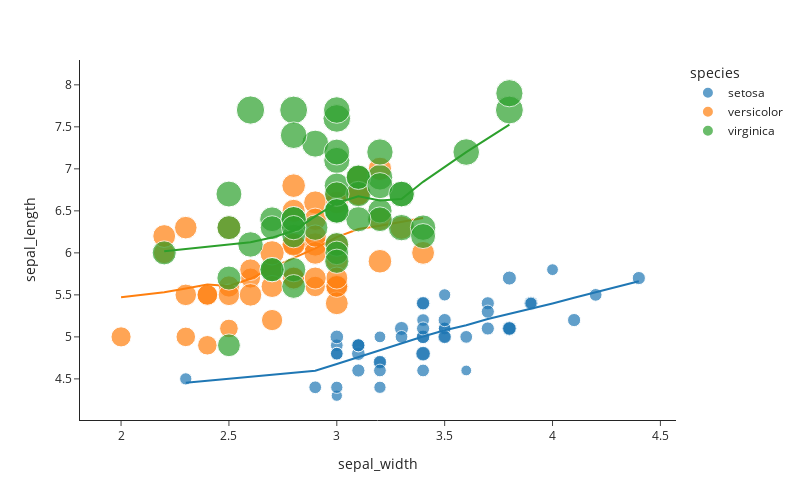

This figure's notebook cell:
### Markdown cell above
7. Add a trendline using `"lowess"`, which stands for "Locally WEighted Scatterplot Smoothing (LOWESS)". Check out https://plotly.com/python/linear-fits/ for more trendline options.

### Code cell
px.scatter(
    df,
    x="sepal_width",
    y="sepal_length",
    color="species",
    size="petal_length",
    hover_data=["sepal_width", "petal_length"], 
    trendline="lowess",
    # trendline="owl",
    template="simple_white",
    width=800,
    height=500,
)

### Figure 1 — Plotly figure (JSON) as saved in the notebook; plotly's stock layout.template omitted (floating-point values rounded to 4 significant figures)
{"data": [{"customdata": [[1.4], [1.4], [1.3], [1.5], [1.4], [1.7], [1.4], [1.5], [1.4], [1.5], [1.5], [1.6], [1.4], [1.1], [1.2], [1.5], [1.3], [1.4], [1.7], [1.5], [1.7], [1.5], [1.0], [1.7], [1.9], [1.6], [1.6], [1.5], [1.4], [1.6], [1.6], [1.5], [1.5], [1.4], [1.5], [1.2], [1.3], [1.5], [1.3], [1.5], [1.3], [1.3], [1.3], [1.6], [1.9], [1.4], [1.6], [1.4], [1.5], [1.4]], "hovertemplate": "species=setosa<br>sepal_width=%{x}<br>sepal_length=%{y}<br>petal_length=%{customdata[0]}<extra></extra>", "legendgroup": "setosa", "marker": {"color": "#1F77B4", "size": [1.4, 1.4, 1.3, 1.5, 1.4, 1.7, 1.4, 1.5, 1.4, 1.5, 1.5, 1.6, 1.4, 1.1, 1.2, 1.5, 1.3, 1.4, 1.7, 1.5, 1.7, 1.5, 1.0, 1.7, 1.9, 1.6, 1.6, 1.5, 1.4, 1.6, 1.6, 1.5, 1.5, 1.4, 1.5, 1.2, 1.3, 1.5, 1.3, 1.5, 1.3, 1.3, 1.3, 1.6, 1.9, 1.4, 1.6, 1.4, 1.5, 1.4], "sizemode": "area", "sizeref": 0.01725, "symbol": "circle"}, "mode": "markers", "name": "setosa", "orientation": "v", "showlegend": true, "type": "scatter", "x": [3.5, 3.0, 3.2, 3.1, 3.6, 3.9, 3.4, 3.4, 2.9, 3.1, 3.7, 3.4, 3.0, 3.0, 4.0, 4.4, 3.9, 3.5, 3.8, 3.8, 3.4, 3.7, 3.6, 3.3, 3.4, 3.0, 3.4, 3.5, 3.4, 3.2, 3.1, 3.4, 4.1, 4.2, 3.1, 3.2, 3.5, 3.1, 3.0, 3.4, 3.5, 2.3, 3.2, 3.5, 3.8, 3.0, 3.8, 3.2, 3.7, 3.3], "xaxis": "x", "y": [5.1, 4.9, 4.7, 4.6, 5.0, 5.4, 4.6, 5.0, 4.4, 4.9, 5.4, 4.8, 4.8, 4.3, 5.8, 5.7, 5.4, 5.1, 5.7, 5.1, 5.4, 5.1, 4.6, 5.1, 4.8, 5.0, 5.0, 5.2, 5.2, 4.7, 4.8, 5.4, 5.2, 5.5, 4.9, 5.0, 5.5, 4.9, 4.4, 5.1, 5.0, 4.5, 4.4, 5.0, 5.1, 4.8, 5.1, 4.6, 5.3, 5.0], "yaxis": "y"}, {"hovertemplate": "<b>LOWESS trendline</b><br><br>species=setosa<br>sepal_width=%{x}<br>sepal_length=%{y} <b>(trend)</b><extra></extra>", "legendgroup": "setosa", "marker": {"color": "#1F77B4", "symbol": "circle"}, "mode": "lines", "name": "setosa", "showlegend": false, "type": "scatter", "x": [2.3, 2.9, 3.0, 3.0, 3.0, 3.0, 3.0, 3.0, 3.1, 3.1, 3.1, 3.1, 3.1, 3.2, 3.2, 3.2, 3.2, 3.2, 3.3, 3.3, 3.4, 3.4, 3.4, 3.4, 3.4, 3.4, 3.4, 3.4, 3.4, 3.5, 3.5, 3.5, 3.5, 3.5, 3.5, 3.6, 3.6, 3.7, 3.7, 3.7, 3.8, 3.8, 3.8, 3.8, 3.9, 3.9, 4.0, 4.1, 4.2, 4.4], "xaxis": "x", "y": [4.454, 4.596, 4.677, 4.677, 4.677, 4.677, 4.677, 4.677, 4.76, 4.76, 4.76, 4.76, 4.76, 4.842, 4.842, 4.842, 4.842, 4.842, 4.92, 4.92, 5.005, 5.005, 5.005, 5.005, 5.005, 5.005, 5.005, 5.005, 5.005, 5.079, 5.079, 5.079, 5.079, 5.079, 5.079, 5.137, 5.137, 5.212, 5.212, 5.212, 5.272, 5.272, 5.272, 5.272, 5.332, 5.332, 5.398, 5.465, 5.531, 5.661], "yaxis": "y"}, {"customdata": [[4.7], [4.5], [4.9], [4.0], [4.6], [4.5], [4.7], [3.3], [4.6], [3.9], [3.5], [4.2], [4.0], [4.7], [3.6], [4.4], [4.5], [4.1], [4.5], [3.9], [4.8], [4.0], [4.9], [4.7], [4.3], [4.4], [4.8], [5.0], [4.5], [3.5], [3.8], [3.7], [3.9], [5.1], [4.5], [4.5], [4.7], [4.4], [4.1], [4.0], [4.4], [4.6], [4.0], [3.3], [4.2], [4.2], [4.2], [4.3], [3.0], [4.1]], "hovertemplate": "species=versicolor<br>sepal_width=%{x}<br>sepal_length=%{y}<br>petal_length=%{customdata[0]}<extra></extra>", "legendgroup": "versicolor", "marker": {"color": "#FF7F0E", "size": [4.7, 4.5, 4.9, 4.0, 4.6, 4.5, 4.7, 3.3, 4.6, 3.9, 3.5, 4.2, 4.0, 4.7, 3.6, 4.4, 4.5, 4.1, 4.5, 3.9, 4.8, 4.0, 4.9, 4.7, 4.3, 4.4, 4.8, 5.0, 4.5, 3.5, 3.8, 3.7, 3.9, 5.1, 4.5, 4.5, 4.7, 4.4, 4.1, 4.0, 4.4, 4.6, 4.0, 3.3, 4.2, 4.2, 4.2, 4.3, 3.0, 4.1], "sizemode": "area", "sizeref": 0.01725, "symbol": "circle"}, "mode": "markers", "name": "versicolor", "orientation": "v", "showlegend": true, "type": "scatter", "x": [3.2, 3.2, 3.1, 2.3, 2.8, 2.8, 3.3, 2.4, 2.9, 2.7, 2.0, 3.0, 2.2, 2.9, 2.9, 3.1, 3.0, 2.7, 2.2, 2.5, 3.2, 2.8, 2.5, 2.8, 2.9, 3.0, 2.8, 3.0, 2.9, 2.6, 2.4, 2.4, 2.7, 2.7, 3.0, 3.4, 3.1, 2.3, 3.0, 2.5, 2.6, 3.0, 2.6, 2.3, 2.7, 3.0, 2.9, 2.9, 2.5, 2.8], "xaxis": "x", "y": [7.0, 6.4, 6.9, 5.5, 6.5, 5.7, 6.3, 4.9, 6.6, 5.2, 5.0, 5.9, 6.0, 6.1, 5.6, 6.7, 5.6, 5.8, 6.2, 5.6, 5.9, 6.1, 6.3, 6.1, 6.4, 6.6, 6.8, 6.7, 6.0, 5.7, 5.5, 5.5, 5.8, 6.0, 5.4, 6.0, 6.7, 6.3, 5.6, 5.5, 5.5, 6.1, 5.8, 5.0, 5.6, 5.7, 5.7, 6.2, 5.1, 5.7], "yaxis": "y"}, {"hovertemplate": "<b>LOWESS trendline</b><br><br>species=versicolor<br>sepal_width=%{x}<br>sepal_length=%{y} <b>(trend)</b><extra></extra>", "legendgroup": "versicolor", "marker": {"color": "#FF7F0E", "symbol": "circle"}, "mode": "lines", "name": "versicolor", "showlegend": false, "type": "scatter", "x": [2.0, 2.2, 2.2, 2.3, 2.3, 2.3, 2.4, 2.4, 2.4, 2.5, 2.5, 2.5, 2.5, 2.6, 2.6, 2.6, 2.7, 2.7, 2.7, 2.7, 2.7, 2.8, 2.8, 2.8, 2.8, 2.8, 2.8, 2.9, 2.9, 2.9, 2.9, 2.9, 2.9, 2.9, 3.0, 3.0, 3.0, 3.0, 3.0, 3.0, 3.0, 3.0, 3.1, 3.1, 3.1, 3.2, 3.2, 3.2, 3.3, 3.4], "xaxis": "x", "y": [5.471, 5.531, 5.531, 5.577, 5.577, 5.577, 5.622, 5.622, 5.622, 5.606, 5.606, 5.606, 5.606, 5.691, 5.691, 5.691, 5.825, 5.825, 5.825, 5.825, 5.825, 5.944, 5.944, 5.944, 5.944, 5.944, 5.944, 6.054, 6.054, 6.054, 6.054, 6.054, 6.054, 6.054, 6.188, 6.188, 6.188, 6.188, 6.188, 6.188, 6.188, 6.188, 6.284, 6.284, 6.284, 6.323, 6.323, 6.323, 6.374, 6.416], "yaxis": "y"}, {"customdata": [[6.0], [5.1], [5.9], [5.6], [5.8], [6.6], [4.5], [6.3], [5.8], [6.1], [5.1], [5.3], [5.5], [5.0], [5.1], [5.3], [5.5], [6.7], [6.9], [5.0], [5.7], [4.9], [6.7], [4.9], [5.7], [6.0], [4.8], [4.9], [5.6], [5.8], [6.1], [6.4], [5.6], [5.1], [5.6], [6.1], [5.6], [5.5], [4.8], [5.4], [5.6], [5.1], [5.1], [5.9], [5.7], [5.2], [5.0], [5.2], [5.4], [5.1]], "hovertemplate": "species=virginica<br>sepal_width=%{x}<br>sepal_length=%{y}<br>petal_length=%{customdata[0]}<extra></extra>", "legendgroup": "virginica", "marker": {"color": "#2CA02C", "size": [6.0, 5.1, 5.9, 5.6, 5.8, 6.6, 4.5, 6.3, 5.8, 6.1, 5.1, 5.3, 5.5, 5.0, 5.1, 5.3, 5.5, 6.7, 6.9, 5.0, 5.7, 4.9, 6.7, 4.9, 5.7, 6.0, 4.8, 4.9, 5.6, 5.8, 6.1, 6.4, 5.6, 5.1, 5.6, 6.1, 5.6, 5.5, 4.8, 5.4, 5.6, 5.1, 5.1, 5.9, 5.7, 5.2, 5.0, 5.2, 5.4, 5.1], "sizemode": "area", "sizeref": 0.01725, "symbol": "circle"}, "mode": "markers", "name": "virginica", "orientation": "v", "showlegend": true, "type": "scatter", "x": [3.3, 2.7, 3.0, 2.9, 3.0, 3.0, 2.5, 2.9, 2.5, 3.6, 3.2, 2.7, 3.0, 2.5, 2.8, 3.2, 3.0, 3.8, 2.6, 2.2, 3.2, 2.8, 2.8, 2.7, 3.3, 3.2, 2.8, 3.0, 2.8, 3.0, 2.8, 3.8, 2.8, 2.8, 2.6, 3.0, 3.4, 3.1, 3.0, 3.1, 3.1, 3.1, 2.7, 3.2, 3.3, 3.0, 2.5, 3.0, 3.4, 3.0], "xaxis": "x", "y": [6.3, 5.8, 7.1, 6.3, 6.5, 7.6, 4.9, 7.3, 6.7, 7.2, 6.5, 6.4, 6.8, 5.7, 5.8, 6.4, 6.5, 7.7, 7.7, 6.0, 6.9, 5.6, 7.7, 6.3, 6.7, 7.2, 6.2, 6.1, 6.4, 7.2, 7.4, 7.9, 6.4, 6.3, 6.1, 7.7, 6.3, 6.4, 6.0, 6.9, 6.7, 6.9, 5.8, 6.8, 6.7, 6.7, 6.3, 6.5, 6.2, 5.9], "yaxis": "y"}, {"hovertemplate": "<b>LOWESS trendline</b><br><br>species=virginica<br>sepal_width=%{x}<br>sepal_length=%{y} <b>(trend)</b><extra></extra>", "legendgroup": "virginica", "marker": {"color": "#2CA02C", "symbol": "circle"}, "mode": "lines", "name": "virginica", "showlegend": false, "type": "scatter", "x": [2.2, 2.5, 2.5, 2.5, 2.5, 2.6, 2.6, 2.7, 2.7, 2.7, 2.7, 2.8, 2.8, 2.8, 2.8, 2.8, 2.8, 2.8, 2.8, 2.9, 2.9, 3.0, 3.0, 3.0, 3.0, 3.0, 3.0, 3.0, 3.0, 3.0, 3.0, 3.0, 3.0, 3.1, 3.1, 3.1, 3.1, 3.2, 3.2, 3.2, 3.2, 3.2, 3.3, 3.3, 3.3, 3.4, 3.4, 3.6, 3.8, 3.8], "xaxis": "x", "y": [6.019, 6.098, 6.098, 6.098, 6.098, 6.125, 6.125, 6.182, 6.182, 6.182, 6.182, 6.263, 6.263, 6.263, 6.263, 6.263, 6.263, 6.263, 6.263, 6.434, 6.434, 6.594, 6.594, 6.594, 6.594, 6.594, 6.594, 6.594, 6.594, 6.594, 6.594, 6.594, 6.594, 6.672, 6.672, 6.672, 6.672, 6.624, 6.624, 6.624, 6.624, 6.624, 6.642, 6.642, 6.642, 6.845, 6.845, 7.199, 7.525, 7.525], "yaxis": "y"}], "layout": {"height": 500, "legend": {"itemsizing": "constant", "title": {"text": "species"}, "tracegroupgap": 0}, "margin": {"t": 60}, "width": 800, "xaxis": {"anchor": "y", "domain": [0, 1], "title": {"text": "sepal_width"}}, "yaxis": {"anchor": "x", "domain": [0, 1], "title": {"text": "sepal_length"}}}}
